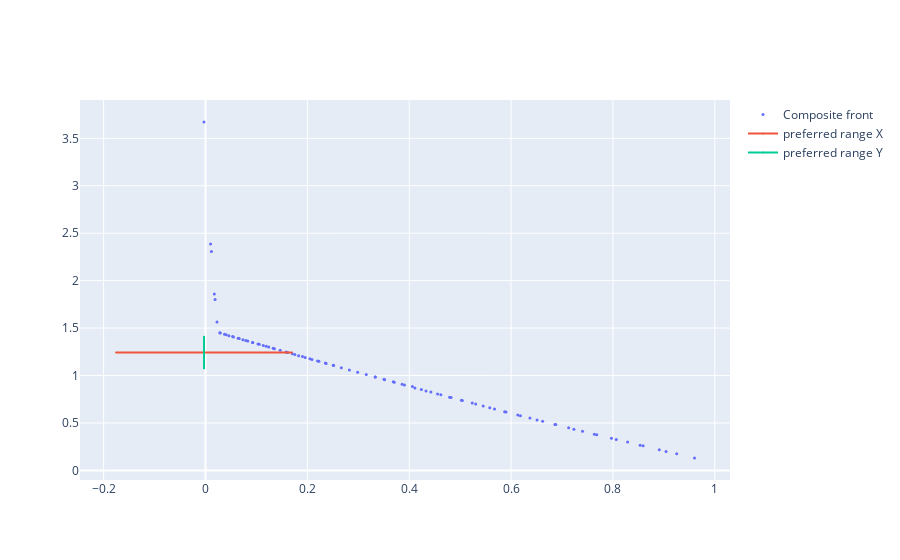

The notebook cell this image was saved under:
### Code cell
max_assigned_vector = gp.get_max_assigned_vector(base.assigned_vectors)
range2, rp2 = gp.generateRanges4decision(base, max_assigned_vector)
print(range2)
print(rp2)
visualize_2D_front_range(base.composite_front, range2, rp2)
